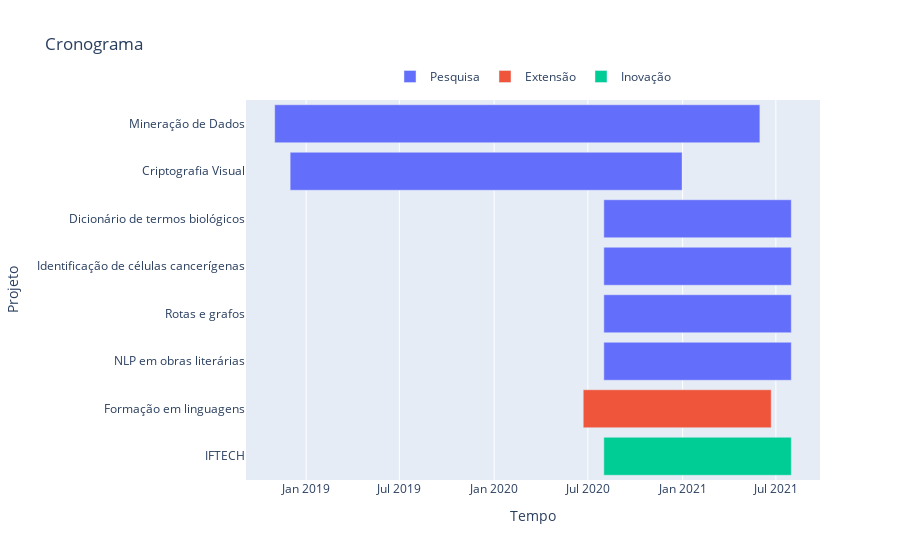

The notebook cell this image was saved under:
### Markdown cell above
# Cronograma

Cronograma dos projetos de pesquisa, extensão e inovação vigentes.

### Code cell
#Bibliotecas
import plotly.express as px
import pandas as pd
from datetime import date

#Leitura de dados
df = pd.read_csv('projetos.csv')

#Converte para data
df['Start'] = df['Start'].apply(pd.to_datetime) 
df['Finish'] = df['Finish'].apply(pd.to_datetime) 

#Cria a coluna da carga horária com o texto
hora = lambda x : str(x)+' horas' if (x>1) else str(x)+' hora' #Coloca hora no plural ou singular
df['Carga horaria'] = df['Carga'].apply(hora)

#Apenas projetos ainda não finalizados
df = df[df['Finish'] > pd.to_datetime(date.today())] 



fig = px.timeline(df, 
                  title='Cronograma',
                  x_start="Start", 
                  x_end="Finish", 
                  y="Task", 
                  color="Tipo",
                  hover_name='Titulo',
                  hover_data={
                      'Task': False,
                      'Start': False,
                      'Finish': False,
                      'Tipo': False,
                      'Função': True,
                      'Carga horaria': True,
                      'Titulo': False,
                      
                  }
                 )
fig.update_yaxes(autorange="reversed", title_text='Projeto')
fig.update_xaxes(title_text='Tempo')
# fig.update_layout(showlegend=True, 
#                   legend=dict(orientation:'h'))

fig.update_layout(
    legend=dict(
        orientation="h",
        yanchor="top",
        y=1.1,
        xanchor="center",
        x=0.5,
        title=''
        )
    )


fig.show()

### Figure 1 — Plotly figure (JSON) as saved in the notebook; plotly's stock layout.template omitted (floating-point values rounded to 4 significant figures)
{"data": [{"alignmentgroup": "True", "base": ["2018-11-01T00:00:00", "2018-12-01T00:00:00", "2020-08-01T00:00:00", "2020-08-01T00:00:00", "2020-08-01T00:00:00", "2020-08-01T00:00:00"], "customdata": [["Mineração de Dados", 1541030400000000000, 81388800000, "Pesquisa", "Coordenador", "5 horas", "Mineração de dados e descoberta de conhecimento"], ["Criptografia Visual", 1543622400000000000, 65750400000, "Pesquisa", "Coordenador", "4 horas", "Criptografia Visual"], ["Dicionário de termos biológicos", 1596240000000000000, 31449600000, "Pesquisa", "Vice-coordenador", "1 hora", "Dicionário de biologia como aplicativo "], ["Identificação de células cancerígenas", 1596240000000000000, 31449600000, "Pesquisa", "Coordenador", "1 hora", "Identificação computadorizada de células cancerígenas em exames de imagens utilizando algoritmos de inteligência artificial"], ["Rotas e grafos", 1596240000000000000, 31449600000, "Pesquisa", "Coordenador", "1 hora", "Representação computacional de mapeamento de rotas entre cidades utilizando a teoria dos grafos"], ["NLP em obras literárias", 1596240000000000000, 31449600000, "Pesquisa", "Coordenador", "1 hora", "Enlace narrativo: tecendo valor sobre dados desestruturados de obras literárias em língua inglesa"]], "hovertemplate": "<b>%{hovertext}</b><br><br>Função=%{customdata[4]}<br>Carga horaria=%{customdata[5]}<extra></extra>", "hovertext": ["Mineração de dados e descoberta de conhecimento", "Criptografia Visual", "Dicionário de biologia como aplicativo ", "Identificação computadorizada de células cancerígenas em exames de imagens utilizando algoritmos de inteligência artificial", "Representação computacional de mapeamento de rotas entre cidades utilizando a teoria dos grafos", "Enlace narrativo: tecendo valor sobre dados desestruturados de obras literárias em língua inglesa"], "legendgroup": "Pesquisa", "marker": {"color": "#636efa"}, "name": "Pesquisa", "offsetgroup": "Pesquisa", "orientation": "h", "showlegend": true, "textposition": "auto", "type": "bar", "x": [81388800000, 65750400000, 31449600000, 31449600000, 31449600000, 31449600000], "xaxis": "x", "y": ["Mineração de Dados", "Criptografia Visual", "Dicionário de termos biológicos", "Identificação de células cancerígenas", "Rotas e grafos", "NLP em obras literárias"], "yaxis": "y"}, {"alignmentgroup": "True", "base": ["2020-06-22T00:00:00"], "customdata": [["Formação em linguagens", 1592784000000000000, 31536000000, "Extensão", "Colaborador", "1 hora", "Formação continuada em linguagens e processos de ensino-aprendizagem"]], "hovertemplate": "<b>%{hovertext}</b><br><br>Função=%{customdata[4]}<br>Carga horaria=%{customdata[5]}<extra></extra>", "hovertext": ["Formação continuada em linguagens e processos de ensino-aprendizagem"], "legendgroup": "Extensão", "marker": {"color": "#EF553B"}, "name": "Extensão", "offsetgroup": "Extensão", "orientation": "h", "showlegend": true, "textposition": "auto", "type": "bar", "x": [31536000000], "xaxis": "x", "y": ["Formação em linguagens"], "yaxis": "y"}, {"alignmentgroup": "True", "base": ["2020-08-01T00:00:00"], "customdata": [["IFTECH", 1596240000000000000, 31449600000, "Inovação", "Vice-coordenador", "2 horas", "IFTECH - Feira de Inovação Tecnológica do IFPR – Campus Cascavel"]], "hovertemplate": "<b>%{hovertext}</b><br><br>Função=%{customdata[4]}<br>Carga horaria=%{customdata[5]}<extra></extra>", "hovertext": ["IFTECH - Feira de Inovação Tecnológica do IFPR – Campus Cascavel"], "legendgroup": "Inovação", "marker": {"color": "#00cc96"}, "name": "Inovação", "offsetgroup": "Inovação", "orientation": "h", "showlegend": true, "textposition": "auto", "type": "bar", "x": [31449600000], "xaxis": "x", "y": ["IFTECH"], "yaxis": "y"}], "layout": {"barmode": "overlay", "legend": {"orientation": "h", "title": {"text": ""}, "tracegroupgap": 0, "x": 0.5, "xanchor": "center", "y": 1.1, "yanchor": "top"}, "title": {"text": "Cronograma"}, "xaxis": {"anchor": "y", "domain": [0, 1], "title": {"text": "Tempo"}, "type": "date"}, "yaxis": {"anchor": "x", "autorange": "reversed", "domain": [0, 1], "title": {"text": "Projeto"}}}}
